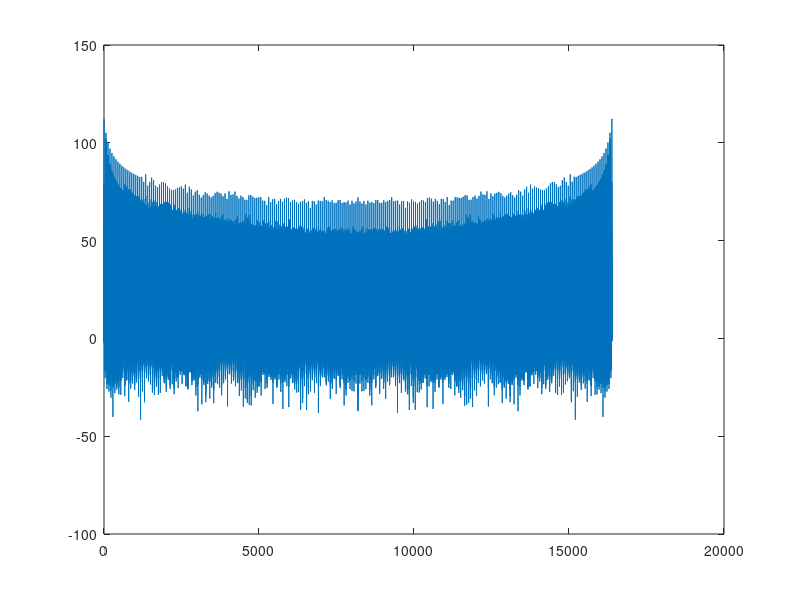
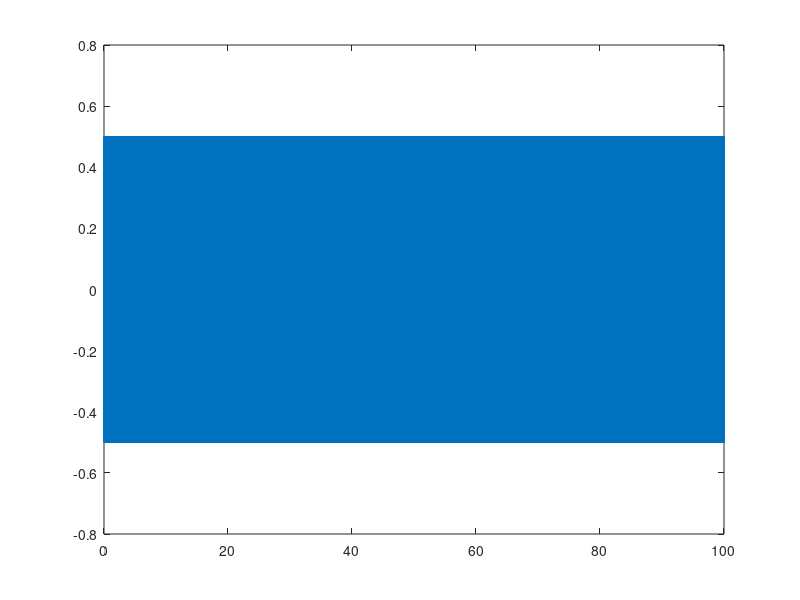
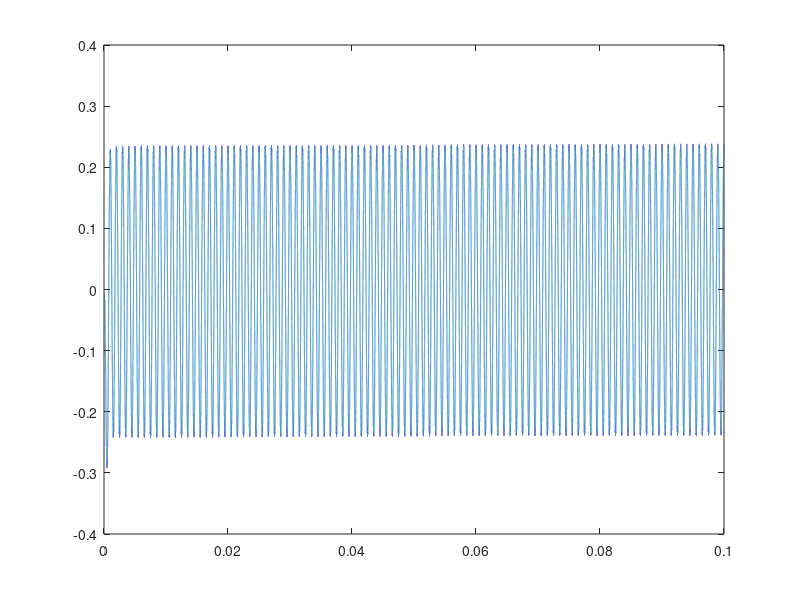
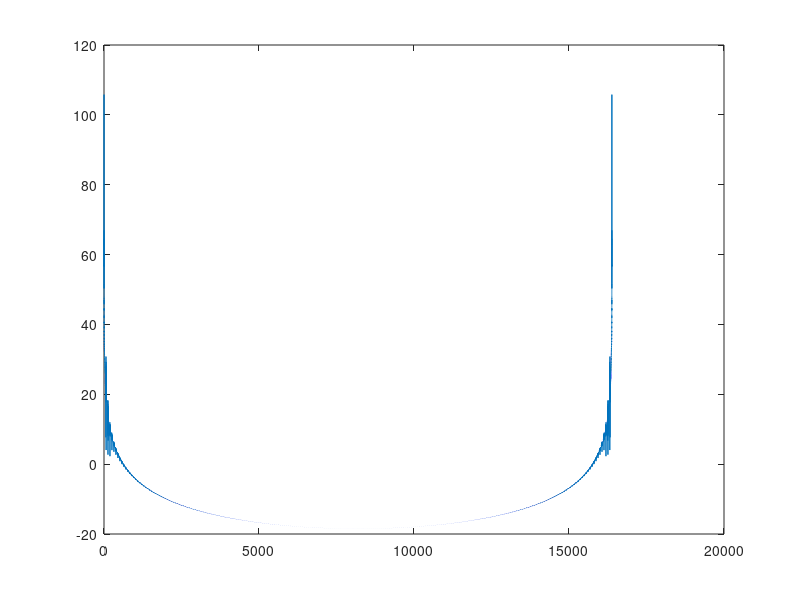

Write the MATLAB code that produced these figures, in order.
pkg load signal;
pkg load control;

% N = number of duty cycles/second
% M = effective PWM resolution
N=64;M=256;
t=linspace(0, 100, 100*M*N);
%t=linspace(0, 100, 100*M*N);
sample_time=floor(N*t)/N;
offset = N*(t-sample_time);
% 1 Hz PWM signal
y = (0.5*sin(2*pi*sample_time) + 0.5 < offset)-0.5;
n=[0:size(y)(2)-1]*N*M/size(y)(2);

% plot spectrum
% TODO trim off second half of spectrum because of the sampling limit stuff
plot(n, 20*log10(abs(fft(y))));
figure;
plot(t, y);

s = tf('s');
C1=100e-9;R1=1.59e+3;C2=10e-9;R2=15.9e+3;
Z2=R2+1/(C2*s);
H2=1/(C2*s)/(1/(C2*s)+R2);
Zp=1/(1/Z2+C1*s);
H1=Zp/(Zp+R1);
H=minreal(H1*H2);

[y_filtered, t_sim] = lsim(H,y,t/1e+3);
%disp(zerocrossing(t_sim, y_filtered));

figure;
plot(t_sim, y_filtered);
%compare = 0.5.*sin(2.*pi.*t_sim+pi/2);
%figure;
%plot(t_sim, y_filtered-compare);

figure;
plot(n, 20*log10(abs(fft(y_filtered))));
